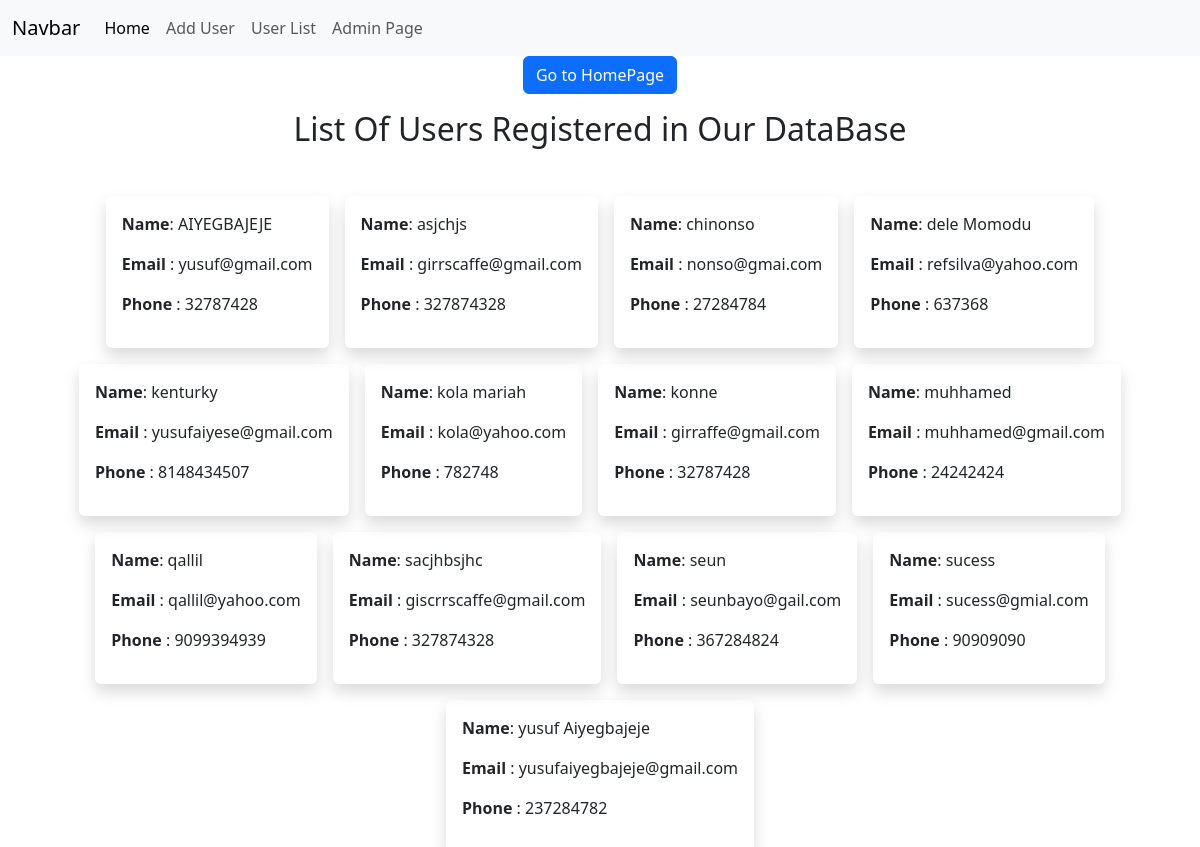
/users/, run on the app's committed database.
### crudapp/models.py (models this page shows, shortened)
class UserData(models.Model):
    name = models.CharField(max_length=200)
    phone_number = models.CharField(max_length=200)
    email = models.EmailField(max_length=200, unique=True)
    password = models.CharField(max_length=200)

### crudapp/views.py (the view)
# urls.py: path('' , views.userListPage , name='list' )
def userListPage(req):
    userLists = UserData.objects.order_by('name')
    user_records = {'records': userLists}
    return render(req , 'crudapp/userList.html' , context=user_records)

### templates/crudapp/userList.html
<!DOCTYPE html>
{% extends "crudapp/base.html" %} {% block body_block %}
<a href="{% url 'index' %}">
  <button class="btn btn-primary m-auto d-block">Go to HomePage</button>
</a>
<h2 class="text-center mt-3">List Of Users Registered in Our DataBase</h2>
<section class="d-flex flex-wrap justify-content-center gap-3 my-5">
  {% if records %} {% for user in records %}
  <div class="shadow p-3 rounded user_card">
    <p><b> Name</b>: {{user.name}}</p>
    <p><b> Email</b> : {{user.email}}</p>
    <p><b> Phone</b> : {{user.phone_number}}</p>
  </div>
  {% endfor %} {% endif %}
</section>
{% endblock %}

### templates/crudapp/base.html (shortened to what this page needs)
<!DOCTYPE html>
{% load static %}
<html lang="en">
  <head>
    <link rel="stylesheet" href={% static 'css/bootstrap.css' %}> <link
    rel="stylesheet" href={% static 'css/style.css' %}>
  </head>
  <body>
    <nav class="navbar navbar-expand-lg bg-light">
      <div class="container-fluid">
        <a class="navbar-brand" href="#">Navbar</a>
        <div class="collapse navbar-collapse" id="navbarNavAltMarkup">
          <div class="navbar-nav">
            <a
              class="nav-link active"
              aria-current="page"
              href="{%  url 'index' %}"
              >Home</a
            >
            <a class="nav-link" href="{%  url 'crudapp:add' %}">Add User</a>
            <a class="nav-link" href="{%  url 'crudapp:list' %}">User List</a>
            <a class="nav-link" href="{% url 'admin:index' %}">Admin Page</a>
          </div>
        </div>
      </div>
    </nav>
    <div class="container">{% block body_block %} {% endblock %}</div>
  </body>
</html>

### static/css/style.css (style rules this page uses)
.user_card { cursor: pointer; }

### data on the page
UserData: name "AIYEGBAJEJE", email "yusuf@gmail.com", phone_number "32787428"
UserData: name "asjchjs", email "girrscaffe@gmail.com", phone_number "327874328"
UserData: name "chinonso", email "nonso@gmai.com", phone_number "27284784"
UserData: name "dele Momodu", email "refsilva@yahoo.com", phone_number "637368"
UserData: name "kenturky", email "yusufaiyese@gmail.com", phone_number "8148434507"
UserData: name "kola mariah", email "kola@yahoo.com", phone_number "782748"
UserData: name "konne", email "girraffe@gmail.com", phone_number "32787428"
UserData: name "muhhamed", email "muhhamed@gmail.com", phone_number "24242424"
UserData: name "qallil", email "qallil@yahoo.com", phone_number "9099394939"
UserData: name "sacjhbsjhc", email "giscrrscaffe@gmail.com", phone_number "327874328"
UserData: name "seun", email "seunbayo@gail.com", phone_number "367284824"
UserData: name "sucess", email "sucess@gmial.com", phone_number "90909090"
UserData: name "yusuf Aiyegbajeje", email "yusufaiyegbajeje@gmail.com", phone_number "237284782"
